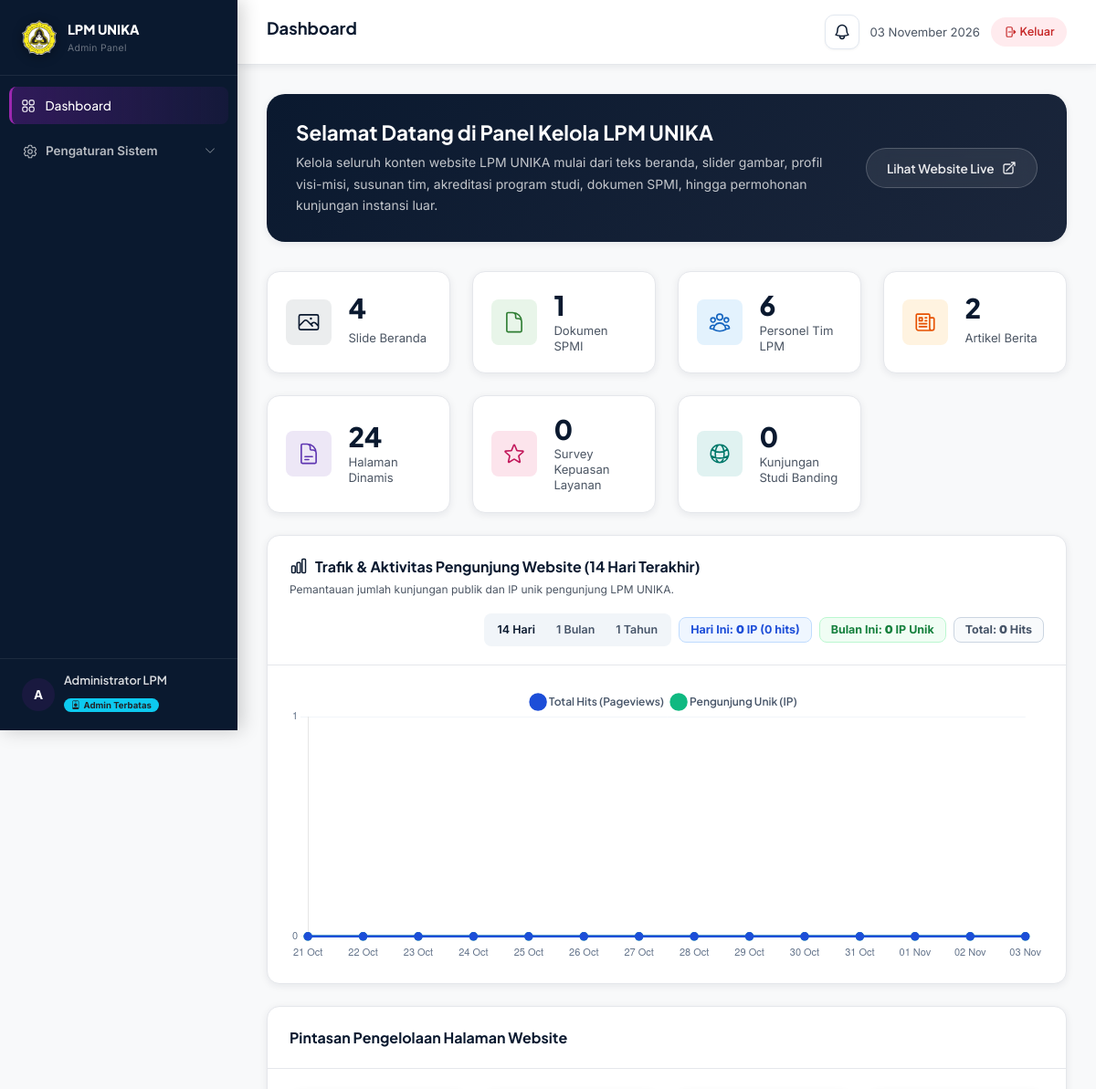
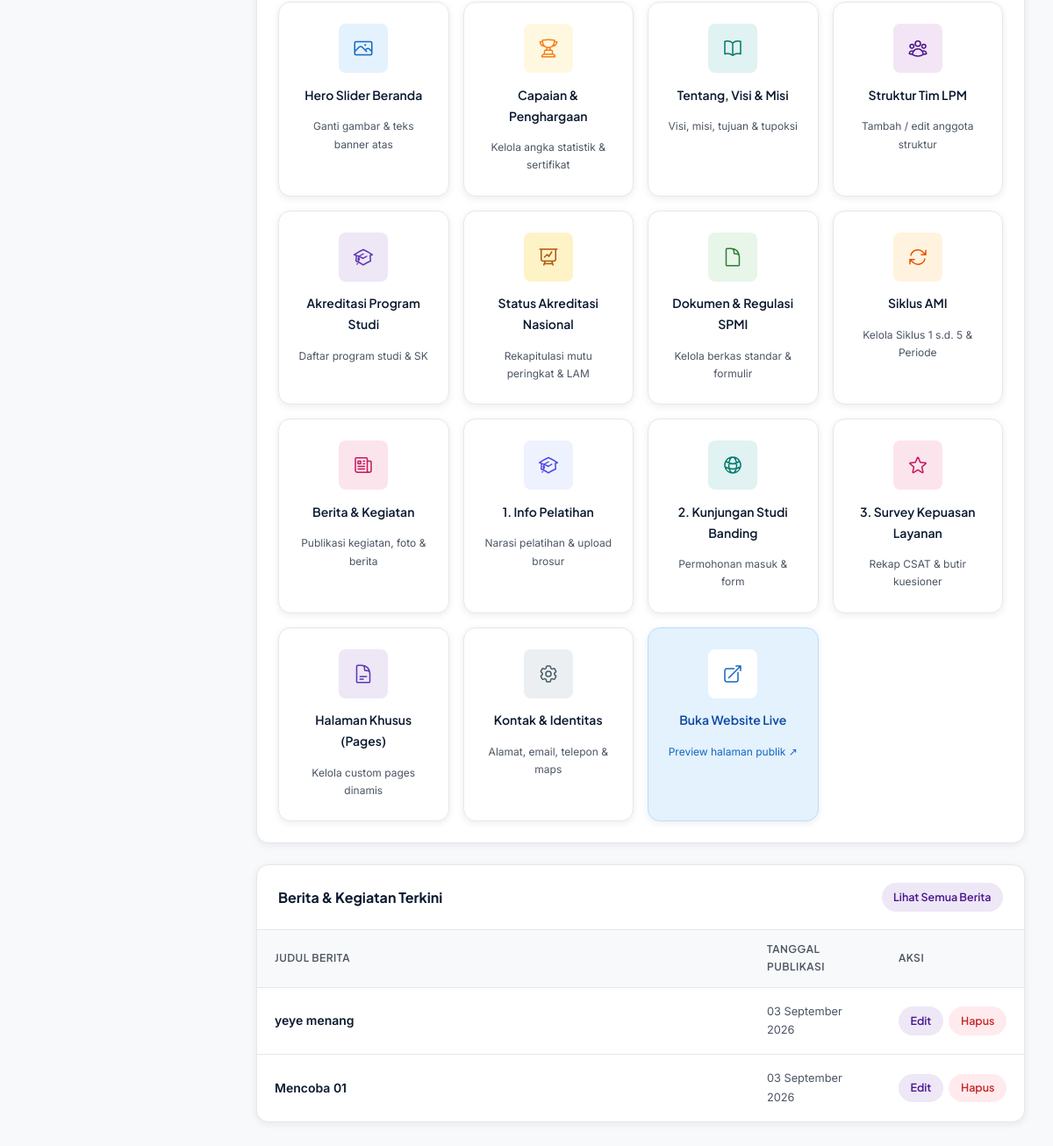
The page /admin/dashboard.php (signed in) on the database as committed earlier (2 pictures, top to bottom).
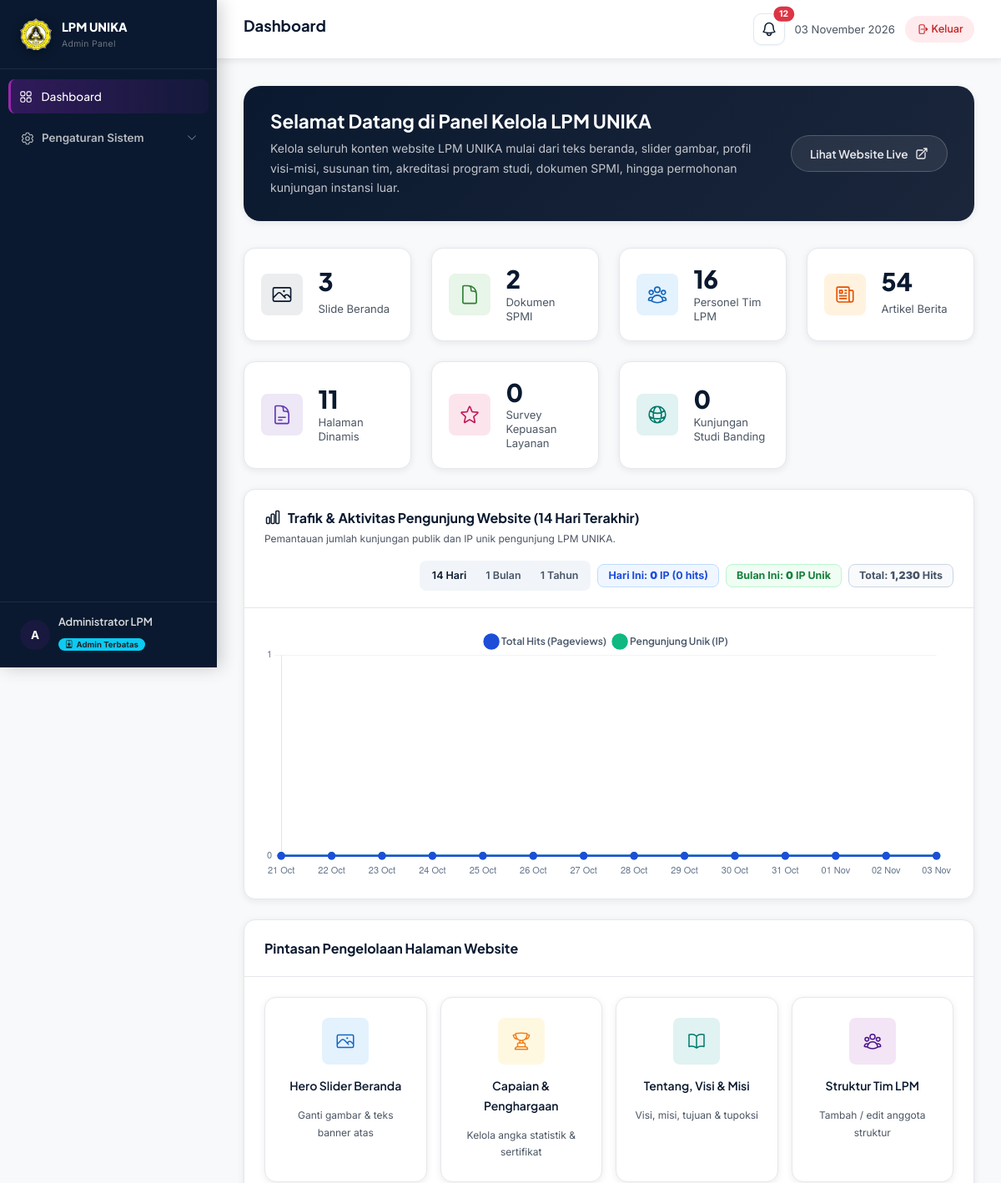
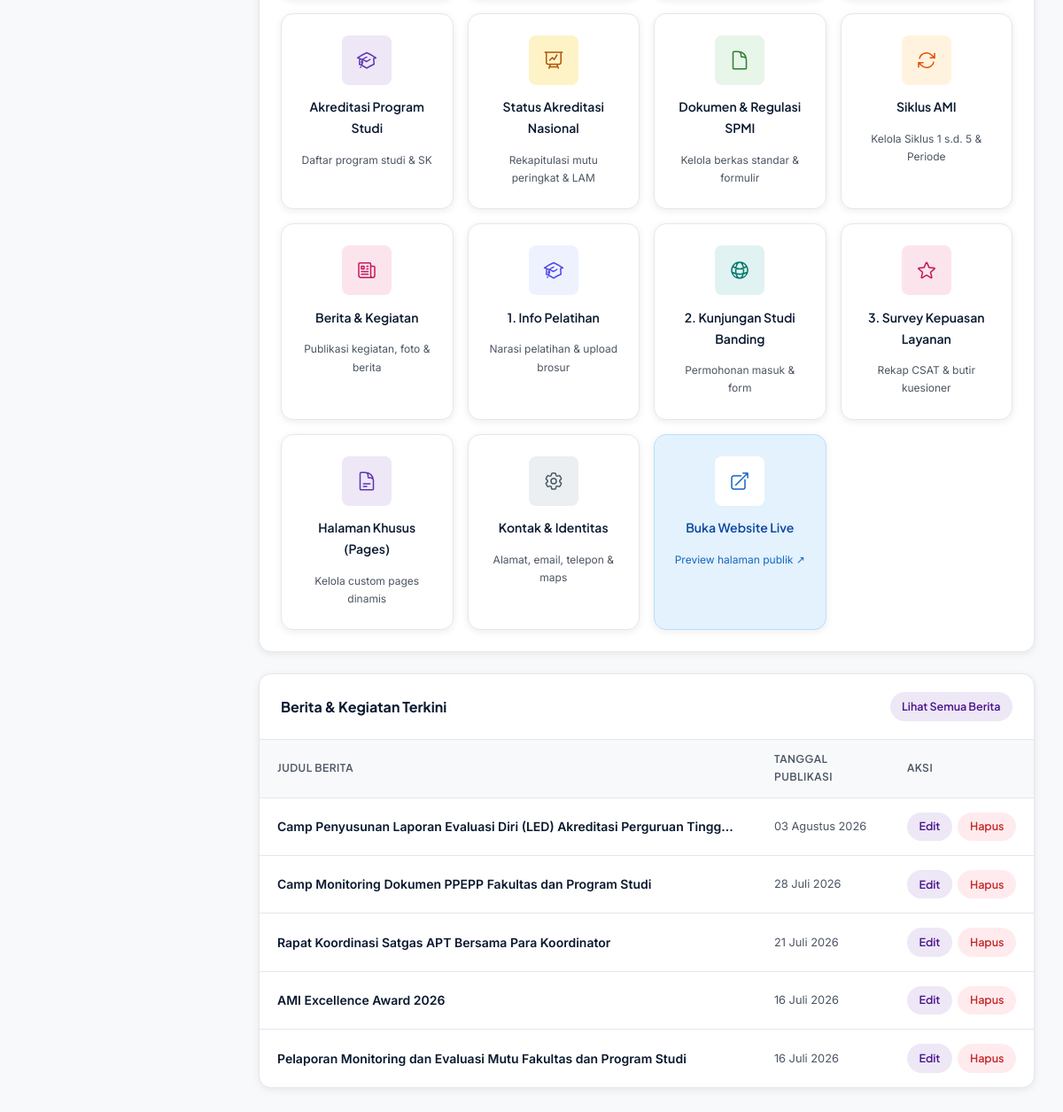
The same page on the database as committed later (2 pictures, top to bottom).
### tables this page shows
CREATE TABLE `berita` (
  `id` int(11) NOT NULL AUTO_INCREMENT,
  `judul` varchar(255) NOT NULL,
  `tipe` varchar(50) DEFAULT 'Berita',
  `slug` varchar(255) NOT NULL,
  `konten` text NOT NULL,
  `gambar` varchar(255) DEFAULT NULL,
  `tanggal_publikasi` date DEFAULT NULL,
  `tampil_di_ami` tinyint(1) NOT NULL DEFAULT 0,
  `status` enum('draft','published') NOT NULL DEFAULT 'published',
  `created_at` timestamp NULL DEFAULT current_timestamp(),
  PRIMARY KEY (`id`)
);

### config/database.php (called while the page is built, shortened)
<?php
function getDB(): PDO {
    static $pdo = null;
    if ($pdo === null) {
        $host = DB_HOST;
        $dsn = "mysql:host=" . $host . ";dbname=" . DB_NAME . ";charset=" . DB_CHARSET;
        $options = [
            PDO::ATTR_ERRMODE            => PDO::ERRMODE_EXCEPTION,
            PDO::ATTR_DEFAULT_FETCH_MODE => PDO::FETCH_ASSOC,
            PDO::ATTR_EMULATE_PREPARES   => false,
        ];
        try {
            $pdo = new PDO($dsn, DB_USER, DB_PASS, $options);
        } catch (PDOException $e) {
            if (strpos($e->getMessage(), '2002') !== false && $host !== '127.0.0.1') {
                try {
                    $dsnFallback = "mysql:host=127.0.0.1;port=3306;dbname=" . DB_NAME . ";charset=" . DB_CHARSET;
                    $pdo = new PDO($dsnFallback, DB_USER, DB_PASS, $options);
                    return $pdo;
                } catch (PDOException $e2) {
                    die(json_encode(['error' => 'Database connection failed: ' . $e2->getMessage()]));
                }
            }
            die(json_encode(['error' => 'Database connection failed: ' . $e->getMessage()]));
        }
    }
    return $pdo;
}
function e(string $str): string {
    return htmlspecialchars($str, ENT_QUOTES, 'UTF-8');
}
function formatTanggal(string $date): string {
    $bulan = [
        1 => 'Januari', 'Februari', 'Maret', 'April',
        'Mei', 'Juni', 'Juli', 'Agustus',
        'September', 'Oktober', 'November', 'Desember'
    ];
    $t = strtotime($date);
    return date('d', $t) . ' ' . $bulan[(int)date('n', $t)] . ' ' . date('Y', $t);
}
function getAllPengaturan(bool $refresh = false): array {
    static $settings = null;
    if ($settings === null || $refresh) {
        try {
            $db = getDB();
            $stmt = $db->query("SELECT kunci, nilai FROM pengaturan");
            $settings = [];
            while ($row = $stmt->fetch()) {
                $settings[$row['kunci']] = $row['nilai'];
            }
        } catch (Exception $e) {
            $settings = [];
        }
    }
    return $settings;
}
function getPengaturan(string $kunci, string $default = ''): string {
    $all = getAllPengaturan();
    return isset($all[$kunci]) && $all[$kunci] !== '' ? $all[$kunci] : $default;
}
function checkAccreditationExpirations(): array {
    $alerts = [
        'expired' => [],
        'warning' => [],
        'total' => 0
    ];
    try {
        $db = getDB();
        $today = new DateTime();
        $inst_mb = getPengaturan('akred_institusi_masa_berlaku', '');
        $prodis = $db->query("SELECT * FROM akreditasi_prodi WHERE masa_berlaku IS NOT NULL AND masa_berlaku > '1970-01-01'")->fetchAll(PDO::FETCH_ASSOC);
        foreach ($prodis as $p) {
            $date = new DateTime($p['masa_berlaku']);
            $diff = (int)$today->diff($date)->format("%r%a");
            if ($diff <= 0) {
                $alerts['expired'][] = [
                    'tipe' => 'Prodi',
                    'nama' => $p['strata'] . ' ' . $p['program_studi'] . ' (' . $p['fakultas'] . ')',
                    'peringkat' => $p['peringkat'],
                    'tanggal' => $date->format('Y-m-d'),
                    'days' => abs($diff),
                    'link' => SITE_URL . '/admin/akreditasi-prodi-form.php?id=' . $p['id']
                ];
            } else if ($diff <= 730) {
                $alerts['warning'][] = [
                    'tipe' => 'Prodi',
                    'nama' => $p['strata'] . ' ' . $p['program_studi'] . ' (' . $p['fakultas'] . ')',
                    'peringkat' => $p['peringkat'],
                    'tanggal' => $date->format('Y-m-d'),
                    'days' => $diff,
                    'link' => SITE_URL . '/admin/akreditasi-prodi-form.php?id=' . $p['id']
                ];
            }
        }
        $lembagas = $db->query("SELECT * FROM lembaga_akreditasi WHERE masa_berlaku IS NOT NULL AND masa_berlaku > '1970-01-01'")->fetchAll(PDO::FETCH_ASSOC);
        $alerts['total'] = count($alerts['expired']) + count($alerts['warning']);
        $alerts['prodi_count'] = 0;
        $alerts['lembaga_count'] = 0;
        $alerts['institusi_count'] = 0;
        foreach (array_merge($alerts['expired'], $alerts['warning']) as $al) {
            if ($al['tipe'] === 'Prodi') $alerts['prodi_count']++;
            elseif ($al['tipe'] === 'Lembaga') $alerts['lembaga_count']++;
            elseif ($al['tipe'] === 'Institusi') $alerts['institusi_count']++;
        }
        $alerts['has_prodi_alert'] = ($alerts['prodi_count'] > 0);
        $alerts['has_lembaga_alert'] = ($alerts['lembaga_count'] > 0);
        $alerts['has_institusi_alert'] = ($alerts['institusi_count'] > 0);
    } catch (Exception $e) {}
    return $alerts;
}
function getVisitorStats(): array {
    $stats = [
        'today_visitors' => 0,
        'today_hits'     => 0,
        'month_visitors' => 0,
        'total_hits'     => 0,
        'chart_14d'      => ['labels' => [], 'hits' => [], 'visitors' => []],
        'chart_30d'      => ['labels' => [], 'hits' => [], 'visitors' => []],
        'chart_1y'       => ['labels' => [], 'hits' => [], 'visitors' => []],
    ];
    try {
        $db = getDB();
        $today = date('Y-m-d');
        $month = date('Y-m');
        $stmt = $db->prepare("SELECT COUNT(DISTINCT ip_address) FROM visitor_logs WHERE visit_date = ?");
        $stmt->execute([$today]);
        $stats['today_visitors'] = (int)$stmt->fetchColumn();
        $stmt = $db->prepare("SELECT COUNT(*) FROM visitor_logs WHERE visit_date = ?");
        $stmt->execute([$today]);
        $stats['today_hits'] = (int)$stmt->fetchColumn();
        $stmt = $db->prepare("SELECT COUNT(DISTINCT ip_address) FROM visitor_logs WHERE visit_date LIKE ?");
        $stmt->execute([$month . '-%']);
        $stats['month_visitors'] = (int)$stmt->fetchColumn();
        $stats['total_hits'] = (int)$db->query("SELECT COUNT(*) FROM visitor_logs")->fetchColumn();
        $startDate14 = date('Y-m-d', strtotime('-13 days'));
        $stmt14 = $db->prepare("SELECT visit_date, COUNT(*) as hits, COUNT(DISTINCT ip_address) as visitors FROM visitor_logs WHERE visit_date >= ? GROUP BY visit_date ORDER BY visit_date ASC");
        $stmt14->execute([$startDate14]);
        $map14 = [];
        for ($i = 13; $i >= 0; $i--) {
            $d = date('Y-m-d', strtotime("-$i days"));
            $stats['chart_14d']['labels'][]   = date('d M', strtotime($d));
            $stats['chart_14d']['hits'][]     = $map14[$d]['hits'] ?? 0;
            $stats['chart_14d']['visitors'][] = $map14[$d]['visitors'] ?? 0;
        }
        $startDate30 = date('Y-m-d', strtotime('-29 days'));
        $stmt30 = $db->prepare("SELECT visit_date, COUNT(*) as hits, COUNT(DISTINCT ip_address) as visitors FROM visitor_logs WHERE visit_date >= ? GROUP BY visit_date ORDER BY visit_date ASC");
        $stmt30->execute([$startDate30]);
        $map30 = [];
        for ($i = 29; $i >= 0; $i--) {
            $d = date('Y-m-d', strtotime("-$i days"));
            $stats['chart_30d']['labels'][]   = date('d M', strtotime($d));
            $stats['chart_30d']['hits'][]     = $map30[$d]['hits'] ?? 0;
            $stats['chart_30d']['visitors'][] = $map30[$d]['visitors'] ?? 0;
        }
        $startDate1y = date('Y-m-01', strtotime('-11 months'));
        $stmt1y = $db->prepare("SELECT DATE_FORMAT(visit_date, '%Y-%m') as ym, COUNT(*) as hits, COUNT(DISTINCT ip_address) as visitors FROM visitor_logs WHERE visit_date >= ? GROUP BY ym ORDER BY ym ASC");
        $stmt1y->execute([$startDate1y]);
        $map1y = [];
        while ($r = $stmt1y->fetch(PDO::FETCH_ASSOC)) {
            $map1y[$r['ym']] = ['hits' => (int)$r['hits'], 'visitors' => (int)$r['visitors']];
        }
        for ($i = 11; $i >= 0; $i--) {
            $ym = date('Y-m', strtotime("-$i months"));
            $stats['chart_1y']['labels'][]   = date('M Y', strtotime($ym . '-01'));
            $stats['chart_1y']['hits'][]     = $map1y[$ym]['hits'] ?? 0;
            $stats['chart_1y']['visitors'][] = $map1y[$ym]['visitors'] ?? 0;
        }
    } catch (Exception $e) {}
    return $stats;
}

### admin/dashboard.php (the view, shortened to what the changed rows need)
<?php
$admin_page_title = 'Dashboard';
$db = getDB();
$jml_berita     = (int)$db->query("SELECT COUNT(*) FROM berita")->fetchColumn();
$jml_dokumen    = (int)$db->query("SELECT COUNT(*) FROM dokumen")->fetchColumn();
$jml_slide      = (int)$db->query("SELECT COUNT(*) FROM hero_slides")->fetchColumn();
$jml_tim        = (int)$db->query("SELECT COUNT(*) FROM tim_lpm")->fetchColumn();
$jml_pages      = (int)$db->query("SELECT COUNT(*) FROM pages")->fetchColumn();
$berita_recent = $db->query("SELECT * FROM berita ORDER BY created_at DESC LIMIT 5")->fetchAll();
require_once __DIR__ . '/includes/admin-header.php';
?>
<div style="background:linear-gradient(135deg, var(--navy), var(--navy-mid));border-radius:var(--radius-lg);padding:1.75rem 2rem;color:#fff;margin-bottom:2rem;display:flex;justify-content:space-between;align-items:center;flex-wrap:gap;gap:1.5rem;box-shadow:var(--shadow-sm);">
    <div>
        <h2 style="font-size:1.4rem;font-weight:700;color:#fff;margin-bottom:0.35rem;">Selamat Datang di Panel Kelola LPM UNIKA</h2>
    </div>
</div>
<div class="row g-4 mb-4 align-items-stretch">
    <div class="col-sm-6 col-xl-3 d-flex">
        <div class="admin-stat-card w-100">
            <div class="flex-grow-1 min-w-0">
                <div class="admin-stat-num"><?= $jml_slide ?></div>
                <div class="admin-stat-label">Slide Beranda</div>
            </div>
        </div>
    </div>
    <div class="col-sm-6 col-xl-3 d-flex">
        <div class="admin-stat-card w-100">
            <div class="flex-grow-1 min-w-0">
                <div class="admin-stat-num"><?= $jml_dokumen ?></div>
                <div class="admin-stat-label">Dokumen SPMI</div>
            </div>
        </div>
    </div>
    <div class="col-sm-6 col-xl-3 d-flex">
        <div class="admin-stat-card w-100">
            <div class="flex-grow-1 min-w-0">
                <div class="admin-stat-num"><?= $jml_tim ?></div>
                <div class="admin-stat-label">Personel Tim LPM</div>
            </div>
        </div>
    </div>
    <div class="col-sm-6 col-xl-3 d-flex">
        <div class="admin-stat-card w-100">
            <div class="flex-grow-1 min-w-0">
                <div class="admin-stat-num"><?= $jml_berita ?></div>
                <div class="admin-stat-label">Artikel Berita</div>
            </div>
        </div>
    </div>
    <div class="col-sm-6 col-xl-3 d-flex">
        <div class="admin-stat-card w-100">
            <div class="flex-grow-1 min-w-0">
                <div class="admin-stat-num"><?= $jml_pages ?></div>
                <div class="admin-stat-label">Halaman Dinamis</div>
            </div>
        </div>
    </div>
</div>
<?php
$vstats = getVisitorStats();
?>
<div class="row mb-4">
    <div class="col-12">
        <div class="admin-table-wrap">
            <div class="admin-table-topbar flex-wrap gap-3">
                <div class="d-flex align-items-center gap-2 flex-wrap ms-auto">
                    <span class="badge" style="background:#F8FAFC;color:#475569;border:1px solid #CBD5E1;padding:0.45rem 0.75rem;font-size:0.78rem;border-radius:8px;">
                        Total: <strong><?= number_format($vstats['total_hits']) ?></strong> Hits
                    </span>
                </div>
            </div>
        </div>
    </div>
</div>
<div class="row g-4">
    <div class="col-12">
        <div class="admin-table-wrap">
            <?php if (empty($berita_recent)): ?>
            <div style="padding:2.5rem;text-align:center;color:var(--text-muted);font-size:0.875rem;">
                Belum ada berita yang dipublikasikan. <a href="berita-form.php" class="text-purple font-weight-600">Tambah berita sekarang</a>
            </div>
            <?php else: ?>
            <table class="admin-table">
                <thead>
                    <tr>
                        <th>Judul Berita</th>
                        <th width="150">Tanggal Publikasi</th>
                        <th width="120">Aksi</th>
                    </tr>
                </thead>
                <tbody>
                    <?php foreach ($berita_recent as $b): ?>
                    <tr>
                        <td>
                            <div style="font-weight:600;font-size:0.875rem;color:var(--navy);"><?= e(mb_substr($b['judul'], 0, 70)) ?><?= mb_strlen($b['judul']) > 70 ? '...' : '' ?></div>
                        </td>
                        <td style="font-size:0.8rem;color:var(--text-muted);"><?= formatTanggal($b['tanggal_publikasi'] ?: $b['created_at']) ?></td>
                        <td>
                            <div style="display:flex;gap:0.4rem;">
                                <a href="berita-form.php?id=<?= $b['id'] ?>" class="btn-action btn-edit">
                                    Edit
                                </a>
                                <a href="berita-list.php?delete=<?= $b['id'] ?>" class="btn-action btn-delete" onclick="return confirm('Hapus berita ini?')">
                                    Hapus
                                </a>
                            </div>
                        </td>
                    </tr>
                    <?php endforeach; ?>
                </tbody>
            </table>
            <?php endif; ?>
        </div>
    </div>
</div>
<?php require_once __DIR__ . '/includes/admin-footer.php'; ?>

### admin/includes/admin-header.php (shortened to what the changed rows need)
<?php
$accred_nav_alerts = checkAccreditationExpirations();
?>
<!DOCTYPE html>
<html lang="id">
<head>
    <link href="https://cdn.jsdelivr.net/npm/bootstrap@5.3.3/dist/css/bootstrap.min.css" rel="stylesheet">
    <link rel="stylesheet" href="https://cdn.jsdelivr.net/npm/bootstrap-icons@1.11.3/font/bootstrap-icons.min.css">
    <link rel="stylesheet" href="https://cdnjs.cloudflare.com/ajax/libs/cropperjs/1.6.1/cropper.min.css">
    <link rel="stylesheet" href="<?= SITE_URL ?>/assets/css/style.css?v=<?= time() ?>">
</head>
<body style="background:var(--bg-main);">
<div class="admin-content">
    <div class="admin-topbar">
        <h1 class="admin-topbar-title"><?= isset($admin_page_title) ? e($admin_page_title) : 'Dashboard' ?></h1>
        <div style="display:flex;align-items:center;gap:0.75rem;">
            <div class="dropdown">
                <button type="button" class="btn p-0 d-flex align-items-center justify-content-center position-relative" id="dropdownNotificationBtn" data-bs-toggle="dropdown" aria-expanded="false" style="width:38px;height:38px;border-radius:10px;background:#ffffff;border:1px solid #E2E8F0;color:var(--navy);box-shadow:0 1px 3px rgba(0,0,0,0.05);transition:all 0.15s ease;" title="Pemberitahuan Masa Berlaku Akreditasi">
                    <?php if (!empty($accred_nav_alerts['total']) && $accred_nav_alerts['total'] > 0): ?>
                        <span class="position-absolute top-0 start-100 translate-middle badge rounded-pill bg-danger" style="font-size:0.65rem;padding:0.25rem 0.45rem;border:2px solid #fff;">
                            <?= $accred_nav_alerts['total'] ?>
                        </span>
                    <?php endif; ?>
                </button>
            </div>
        </div>
    </div>
    <div class="admin-main">

Rows that differ between the two databases and show on the page:
removed berita: judul "yeye menang", tanggal_publikasi "03 September 2026"
removed berita: judul "Mencoba 01", tanggal_publikasi "03 September 2026"
added berita: judul "Camp Penyusunan Laporan Evaluasi Diri (LED) Akreditasi Perguruan Tingg", tanggal_publikasi "03 Agustus 2026"
added berita: judul "Camp Monitoring Dokumen PPEPP Fakultas dan Program Studi", tanggal_publikasi "28 Juli 2026"
added berita: judul "Rapat Koordinasi Satgas APT Bersama Para Koordinator", tanggal_publikasi "21 Juli 2026"
added berita: judul "AMI Excellence Award 2026", tanggal_publikasi "16 Juli 2026"
added berita: judul "Pelaporan Monitoring dan Evaluasi Mutu Fakultas dan Program Studi", tanggal_publikasi "16 Juli 2026"
Other text that changed with them:
$accred_nav_alerts['total']: (not shown) → "12"
$jml_slide: "4" → "3"
$jml_dokumen: "1" → "2"
$jml_tim: "6" → "16"
$jml_berita: "2" → "54"
$jml_pages: "24" → "11"
$vstats['total_hits']: "0" → "1,230"
